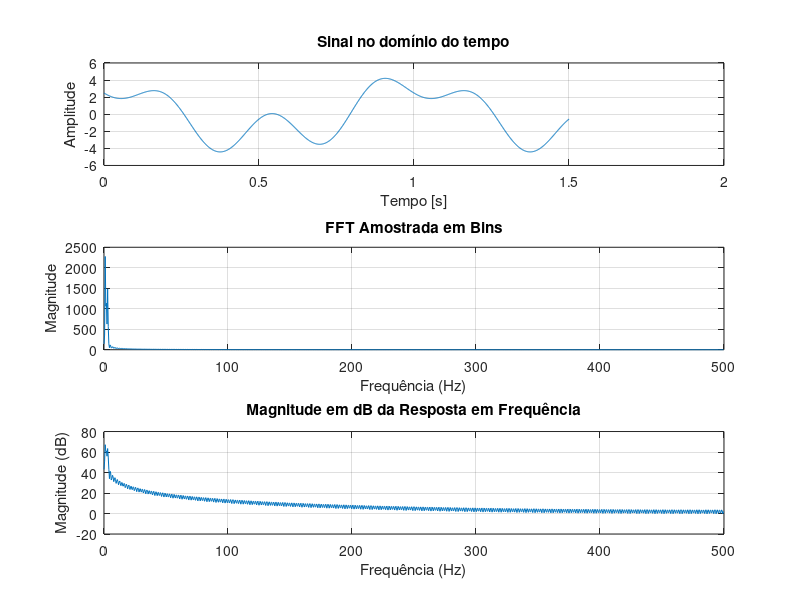

This chart was generated by the following MATLAB code:
pkg load control

f1 = 1; f2 = 2; f3 = 3;
fs = 1000; % Frequência de amostragem
T = 1.5;  % Tempo total de amostragem
N = T * fs; % Número total de amostras
t = linspace(0, T, N); % Vetor de tempo

% Funções cosseno
x1 = 3*cos(2*pi*f1*t); 
x2 = cos(2*pi*f2*t - 0.3); 
x3 = 2*cos(2*pi*f3*t + 2.4); 
 
% Sinal resultante
xt = x1 + x2 + x3;

% Aplicação da FFT (usando potência de 2 para otimizar)
n = 2^nextpow2(length(xt)); % Próxima potência de 2
sinal_padded = [xt, zeros(1, n - length(xt))]; % Preenchimento com zeros

% Calculando a FFT
fft_result = fft(sinal_padded);
fft_positiva = abs(fft_result(1:n/2)); % Magnitude da FFT (metade positiva)

% Frequências correspondentes para FFT positiva
frequencias_positivas = (0:(n/2)-1)*(fs/n);

% a) Plote o sinal no domínio do tempo.
figure;
subplot(3,1,1); % Primeiro gráfico (domínio do tempo)
plot(t, xt);
title('Sinal no domínio do tempo');
xlabel('Tempo [s]');
ylabel('Amplitude');
grid on;

% b) Realize a FFT e plote o sinal no domínio da frequência (em bins)
subplot(3,1,2); 
plot(frequencias_positivas, fft_positiva);
title('FFT Amostrada em Bins');
xlabel('Frequência (Hz)');
ylabel('Magnitude');
grid on;

% c) Calcular magnitude em dB
fft_dcb = mag2db(fft_positiva); % Convertendo a magnitude para dB
%d)Comente o novo resultado em Hertz comparando ao resultado em bins. No eixo das ordenadas, a magnitude está multiplicada também por 𝑁⁄2


% e) Plote o gráfico com a magnitude em decibéis
subplot(3,1,3); 
plot(frequencias_positivas, fft_dcb);
xlabel('Frequência (Hz)');
ylabel('Magnitude (dB)');
title('Magnitude em dB da Resposta em Frequência');
grid on;
pause(10);
